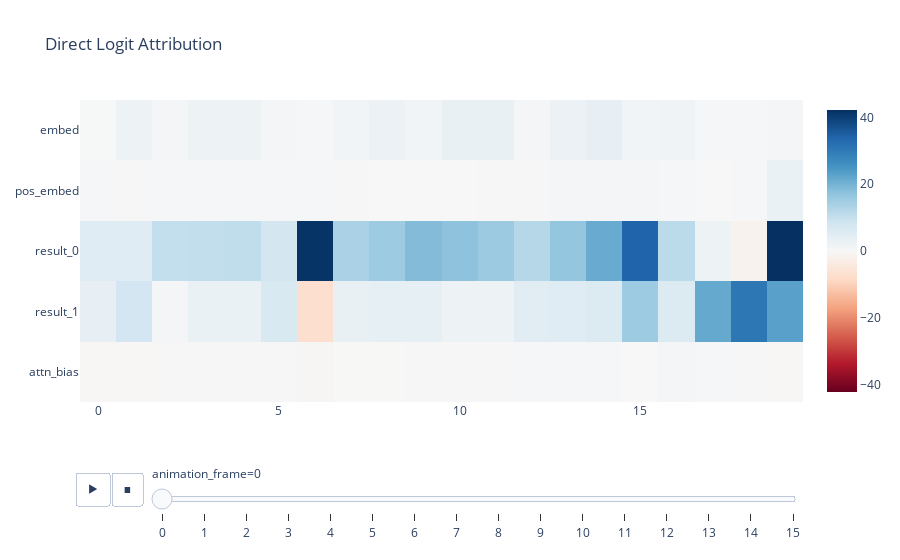

Notebook source saved alongside this figure:
### Code cell
example_token_answers = example_tokens[:, seq_len+2:]
W_U_per_token = sorting_model.unembed.W_U[example_token_answers]
print(W_U_per_token.shape)
direct_logit_attr = torch.einsum('cbpm,bpm->bcp', components[:, :, 1+seq_len:-1], W_U_per_token)
print(direct_logit_attr.shape)
px.imshow(to_numpy(direct_logit_attr), y=component_labels, animation_frame=0, color_continuous_midpoint=0.0, color_continuous_scale='RdBu', title="Direct Logit Attribution").show()

### Figure 1 — Plotly figure (JSON) as saved in the notebook; plotly's stock layout.template omitted (floating-point values rounded to 4 significant figures)
{"data": [{"coloraxis": "coloraxis", "hovertemplate": "x: %{x}<br>y: %{y}<br>color: %{z}<extra></extra>", "name": "0", "type": "heatmap", "xaxis": "x", "y": ["embed", "pos_embed", "result_0", "result_1", "attn_bias"], "yaxis": "y", "z": [[0.1837, 2.25, 0.8256, 2.187, 2.187, 0.9289, 0.5925, 1.52, 2.726, 1.296, 3.114, 3.114, 0.7731, 2.647, 3.634, 1.317, 1.753, 0.4283, 0.4658, 0.9287], [0.5864, 0.2512, 0.5773, 0.4456, 0.5938, 0.4445, 0.5788, 0.3067, 0.08652, -0.02163, -0.00235, -0.176, 0.3059, 0.9201, 0.8486, 0.8414, 0.4363, 0.07333, 0.4727, 2.879], [5.086, 5.079, 10.39, 10.44, 10.66, 7.887, 41.56, 13.67, 15.4, 18.52, 17.34, 15.68, 12.18, 16.51, 21.33, 33.94, 11.45, 2.161, -1.372, 42.24], [3.622, 7.744, 0.9043, 2.975, 3.045, 6.694, -7.18, 3.395, 3.728, 3.834, 2.201, 2.156, 4.941, 5.182, 5.97, 15.37, 5.993, 21.69, 30.59, 22.94], [-0.3782, -0.3782, -0.1906, -0.1906, -0.1906, -0.1834, -0.6576, -0.1466, -0.1466, -0.1811, -0.1811, -0.1811, 0.387, 0.392, 0.3891, -0.04118, 0.7747, 0.5083, 0.3313, -0.3168]]}], "layout": {"coloraxis": {"cmid": 0, "colorscale": [[0, "rgb(103,0,31)"], [0.1, "rgb(178,24,43)"], [0.2, "rgb(214,96,77)"], [0.3, "rgb(244,165,130)"], [0.4, "rgb(253,219,199)"], [0.5, "rgb(247,247,247)"], [0.6, "rgb(209,229,240)"], [0.7, "rgb(146,197,222)"], [0.8, "rgb(67,147,195)"], [0.9, "rgb(33,102,172)"], [1, "rgb(5,48,97)"]]}, "sliders": [{"active": 0, "currentvalue": {"prefix": "animation_frame="}, "len": 0.9, "pad": {"b": 10, "t": 60}, "steps": [{"args": [["0"], {"frame": {"duration": 0, "redraw": true}, "fromcurrent": true, "mode": "immediate", "transition": {"duration": 0, "easing": "linear"}}], "label": "0", "method": "animate"}, {"args": [["1"], {"frame": {"duration": 0, "redraw": true}, "fromcurrent": true, "mode": "immediate", "transition": {"duration": 0, "easing": "linear"}}], "label": "1", "method": "animate"}, {"args": [["2"], {"frame": {"duration": 0, "redraw": true}, "fromcurrent": true, "mode": "immediate", "transition": {"duration": 0, "easing": "linear"}}], "label": "2", "method": "animate"}, {"args": [["3"], {"frame": {"duration": 0, "redraw": true}, "fromcurrent": true, "mode": "immediate", "transition": {"duration": 0, "easing": "linear"}}], "label": "3", "method": "animate"}, {"args": [["4"], {"frame": {"duration": 0, "redraw": true}, "fromcurrent": true, "mode": "immediate", "transition": {"duration": 0, "easing": "linear"}}], "label": "4", "method": "animate"}, {"args": [["5"], {"frame": {"duration": 0, "redraw": true}, "fromcurrent": true, "mode": "immediate", "transition": {"duration": 0, "easing": "linear"}}], "label": "5", "method": "animate"}, {"args": [["6"], {"frame": {"duration": 0, "redraw": true}, "fromcurrent": true, "mode": "immediate", "transition": {"duration": 0, "easing": "linear"}}], "label": "6", "method": "animate"}, {"args": [["7"], {"frame": {"duration": 0, "redraw": true}, "fromcurrent": true, "mode": "immediate", "transition": {"duration": 0, "easing": "linear"}}], "label": "7", "method": "animate"}, {"args": [["8"], {"frame": {"duration": 0, "redraw": true}, "fromcurrent": true, "mode": "immediate", "transition": {"duration": 0, "easing": "linear"}}], "label": "8", "method": "animate"}, {"args": [["9"], {"frame": {"duration": 0, "redraw": true}, "fromcurrent": true, "mode": "immediate", "transition": {"duration": 0, "easing": "linear"}}], "label": "9", "method": "animate"}, {"args": [["10"], {"frame": {"duration": 0, "redraw": true}, "fromcurrent": true, "mode": "immediate", "transition": {"duration": 0, "easing": "linear"}}], "label": "10", "method": "animate"}, {"args": [["11"], {"frame": {"duration": 0, "redraw": true}, "fromcurrent": true, "mode": "immediate", "transition": {"duration": 0, "easing": "linear"}}], "label": "11", "method": "animate"}, {"args": [["12"], {"frame": {"duration": 0, "redraw": true}, "fromcurrent": true, "mode": "immediate", "transition": {"duration": 0, "easing": "linear"}}], "label": "12", "method": "animate"}, {"args": [["13"], {"frame": {"duration": 0, "redraw": true}, "fromcurrent": true, "mode": "immediate", "transition": {"duration": 0, "easing": "linear"}}], "label": "13", "method": "animate"}, {"args": [["14"], {"frame": {"duration": 0, "redraw": true}, "fromcurrent": true, "mode": "immediate", "transition": {"duration": 0, "easing": "linear"}}], "label": "14", "method": "animate"}, {"args": [["15"], {"frame": {"duration": 0, "redraw": true}, "fromcurrent": true, "mode": "immediate", "transition": {"duration": 0, "easing": "linear"}}], "label": "15", "method": "animate"}], "x": 0.1, "xanchor": "left", "y": 0, "yanchor": "top"}], "title": {"text": "Direct Logit Attribution"}, "updatemenus": [{"buttons": [{"args": [null, {"frame": {"duration": 500, "redraw": true}, "fromcurrent": true, "mode": "immediate", "transition": {"duration": 500, "easing": "linear"}}], "label": "&#9654;", "method": "animate"}, {"args": [[null], {"frame": {"duration": 0, "redraw": true}, "fromcurrent": true, "mode": "immediate", "transition": {"duration": 0, "easing": "linear"}}], "label": "&#9724;", "method": "animate"}], "direction": "left", "pad": {"r": 10, "t": 70}, "showactive": false, "type": "buttons", "x": 0.1, "xanchor": "right", "y": 0, "yanchor": "top"}], "xaxis": {"anchor": "y", "constrain": "domain", "domain": [0, 1], "scaleanchor": "y"}, "yaxis": {"anchor": "x", "autorange": "reversed", "constrain": "domain", "domain": [0, 1]}}}
